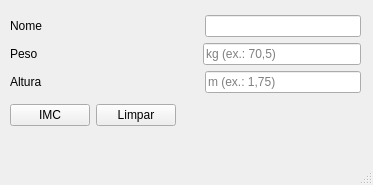
<?xml version="1.0" encoding="UTF-8"?>
<!-- Reconstruído em 2026 a partir do ui_mainwindow.h gerado na pasta build (o .ui original foi perdido). -->
<ui version="4.0">
 <class>MainWindow</class>
 <widget class="QMainWindow" name="MainWindow">
  <property name="geometry">
   <rect>
    <x>0</x>
    <y>0</y>
    <width>373</width>
    <height>185</height>
   </rect>
  </property>
  <property name="windowTitle">
   <string>Calculadora de IMC</string>
  </property>
  <widget class="QWidget" name="centralwidget">
   <widget class="QWidget" name="widget">
    <property name="geometry">
     <rect>
      <x>10</x>
      <y>10</y>
      <width>351</width>
      <height>121</height>
     </rect>
    </property>
    <layout class="QVBoxLayout" name="verticalLayout_2">
     <property name="leftMargin">
      <number>0</number>
     </property>
     <property name="topMargin">
      <number>0</number>
     </property>
     <property name="rightMargin">
      <number>0</number>
     </property>
     <property name="bottomMargin">
      <number>0</number>
     </property>
     <item>
      <layout class="QVBoxLayout" name="verticalLayout">
       <item>
        <layout class="QHBoxLayout" name="horizontalLayout">
         <item>
          <widget class="QLabel" name="label">
           <property name="text">
            <string>Nome</string>
           </property>
          </widget>
         </item>
         <item>
          <spacer name="horizontalSpacer">
           <property name="orientation">
            <enum>Qt::Horizontal</enum>
           </property>
           <property name="sizeHint" stdset="0">
            <size>
             <width>40</width>
             <height>20</height>
            </size>
           </property>
          </spacer>
         </item>
         <item>
          <widget class="QLineEdit" name="txt_nome"/>
         </item>
        </layout>
       </item>
       <item>
        <layout class="QHBoxLayout" name="horizontalLayout_2">
         <item>
          <widget class="QLabel" name="label_2">
           <property name="text">
            <string>Peso</string>
           </property>
          </widget>
         </item>
         <item>
          <spacer name="horizontalSpacer_2">
           <property name="orientation">
            <enum>Qt::Horizontal</enum>
           </property>
           <property name="sizeHint" stdset="0">
            <size>
             <width>40</width>
             <height>20</height>
            </size>
           </property>
          </spacer>
         </item>
         <item>
          <widget class="QLineEdit" name="txt_peso">
           <property name="placeholderText">
            <string>kg (ex.: 70,5)</string>
           </property>
          </widget>
         </item>
        </layout>
       </item>
       <item>
        <layout class="QHBoxLayout" name="horizontalLayout_3">
         <item>
          <widget class="QLabel" name="label_3">
           <property name="text">
            <string>Altura</string>
           </property>
          </widget>
         </item>
         <item>
          <spacer name="horizontalSpacer_3">
           <property name="orientation">
            <enum>Qt::Horizontal</enum>
           </property>
           <property name="sizeHint" stdset="0">
            <size>
             <width>40</width>
             <height>20</height>
            </size>
           </property>
          </spacer>
         </item>
         <item>
          <widget class="QLineEdit" name="txt_altura">
           <property name="placeholderText">
            <string>m (ex.: 1,75)</string>
           </property>
          </widget>
         </item>
        </layout>
       </item>
      </layout>
     </item>
     <item>
      <layout class="QHBoxLayout" name="horizontalLayout_4">
       <item>
        <widget class="QPushButton" name="btn_imc">
         <property name="text">
          <string>IMC</string>
         </property>
        </widget>
       </item>
       <item>
        <widget class="QPushButton" name="ptb_limpar">
         <property name="text">
          <string>Limpar</string>
         </property>
        </widget>
       </item>
       <item>
        <spacer name="horizontalSpacer_4">
         <property name="orientation">
          <enum>Qt::Horizontal</enum>
         </property>
         <property name="sizeHint" stdset="0">
          <size>
           <width>40</width>
           <height>20</height>
          </size>
         </property>
        </spacer>
       </item>
      </layout>
     </item>
    </layout>
   </widget>
  </widget>
  <widget class="QMenuBar" name="menubar">
   <property name="geometry">
    <rect>
     <x>0</x>
     <y>0</y>
     <width>373</width>
     <height>21</height>
    </rect>
   </property>
  </widget>
  <widget class="QStatusBar" name="statusbar"/>
 </widget>
 <resources/>
 <connections/>
</ui>
